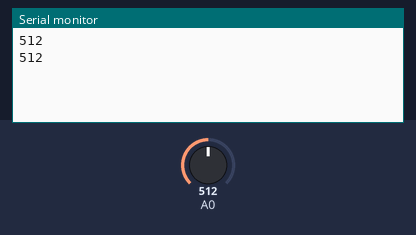
Bench run of a sketch on a simulated Arduino Uno, built with avr-gcc and run on an emulated ATmega328P. Parts: the last lines printed to the serial monitor. The test bench sets the inputs (shaded band); at power-on: A0 = 512.

Above: at 2.8 s.
2.9 s: A0 set to 716
At 4.5 s:
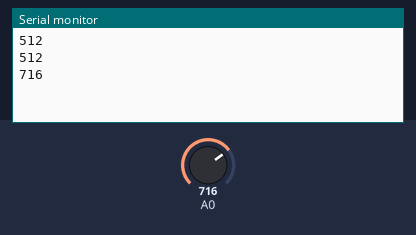
5.6 s: A0 set to 900
At 7.2 s:
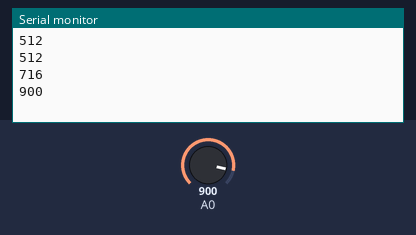
Timing chart, 0 to 8.7 s (numbered marks = the images above; inputs shaded):
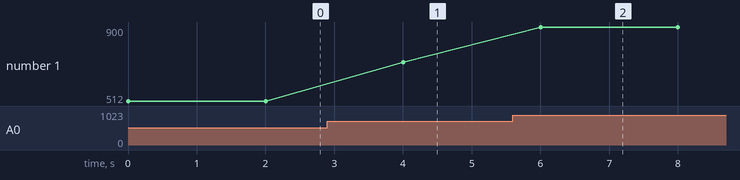

Measured:
- after the input at 2.9 s, the serial monitor: prints a new line after 1.1 s (image 1)
- after the input at 5.6 s, the serial monitor: prints a new line after 0.40 s (image 2)
- plotted number 1: 512 → 716 after the input at 2.9 s, 716 → 900 after the input at 5.6 s

The sketch:

Humidit_Terre.ino
```cpp
// CODE POUR LE CAPTEUR D'HUMIDITÉ DE LA TERRE
void setup() {
  Serial.begin(9600);

}

void loop() {
  int humidity = analogRead(0);
  Serial.println(humidity);
  delay(2000);

}
```
